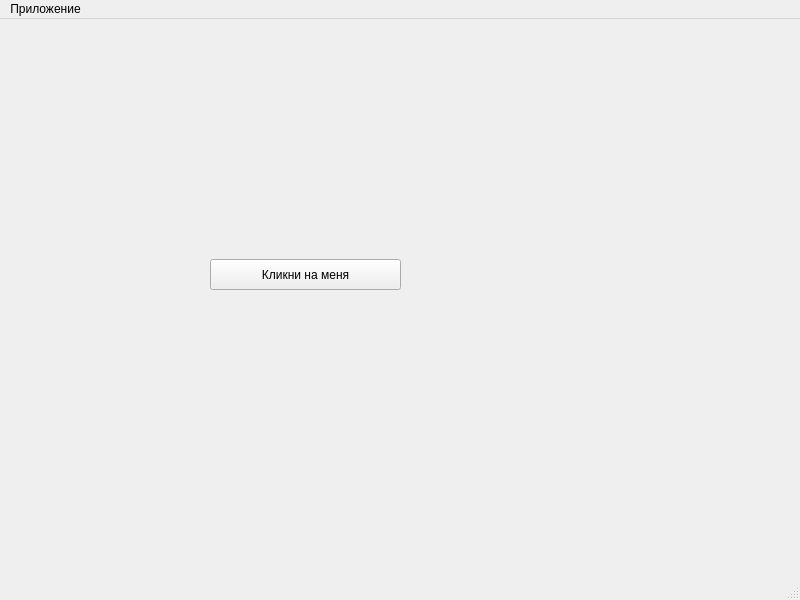
<?xml version="1.0" encoding="UTF-8"?>
<ui version="4.0">
 <class>MainWindow</class>
 <widget class="QMainWindow" name="MainWindow">
  <property name="geometry">
   <rect>
    <x>0</x>
    <y>0</y>
    <width>800</width>
    <height>600</height>
   </rect>
  </property>
  <property name="windowTitle">
   <string>MainWindow</string>
  </property>
  <widget class="QWidget" name="centralwidget">
   <widget class="QPushButton" name="pushButton">
    <property name="geometry">
     <rect>
      <x>210</x>
      <y>240</y>
      <width>191</width>
      <height>31</height>
     </rect>
    </property>
    <property name="text">
     <string>Кликни на меня</string>
    </property>
   </widget>
  </widget>
  <widget class="QMenuBar" name="menubar">
   <property name="geometry">
    <rect>
     <x>0</x>
     <y>0</y>
     <width>800</width>
     <height>22</height>
    </rect>
   </property>
   <widget class="QMenu" name="menu">
    <property name="title">
     <string>Приложение</string>
    </property>
   </widget>
   <addaction name="menu"/>
  </widget>
  <widget class="QStatusBar" name="statusbar"/>
 </widget>
 <resources/>
 <connections/>
</ui>
